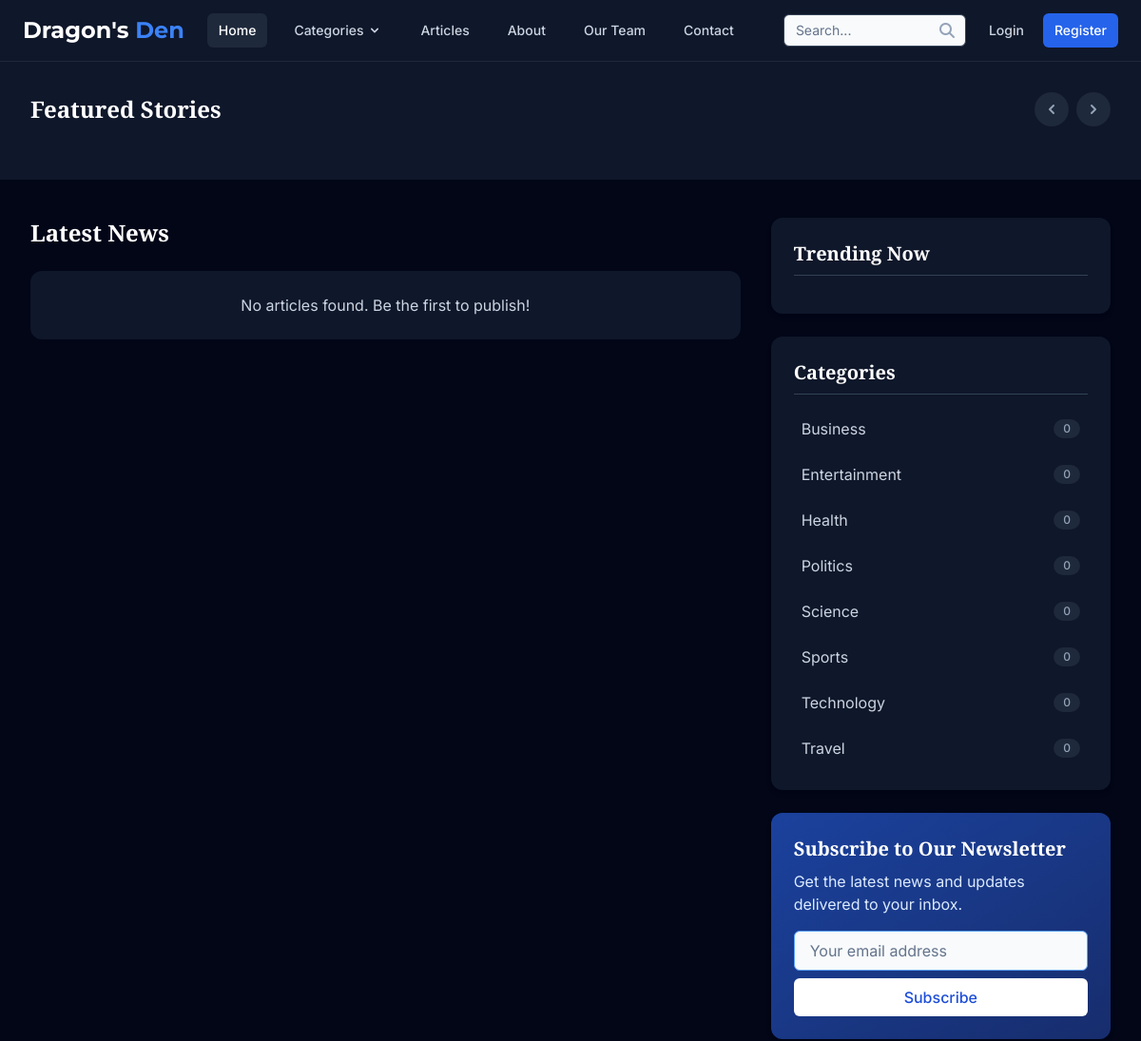
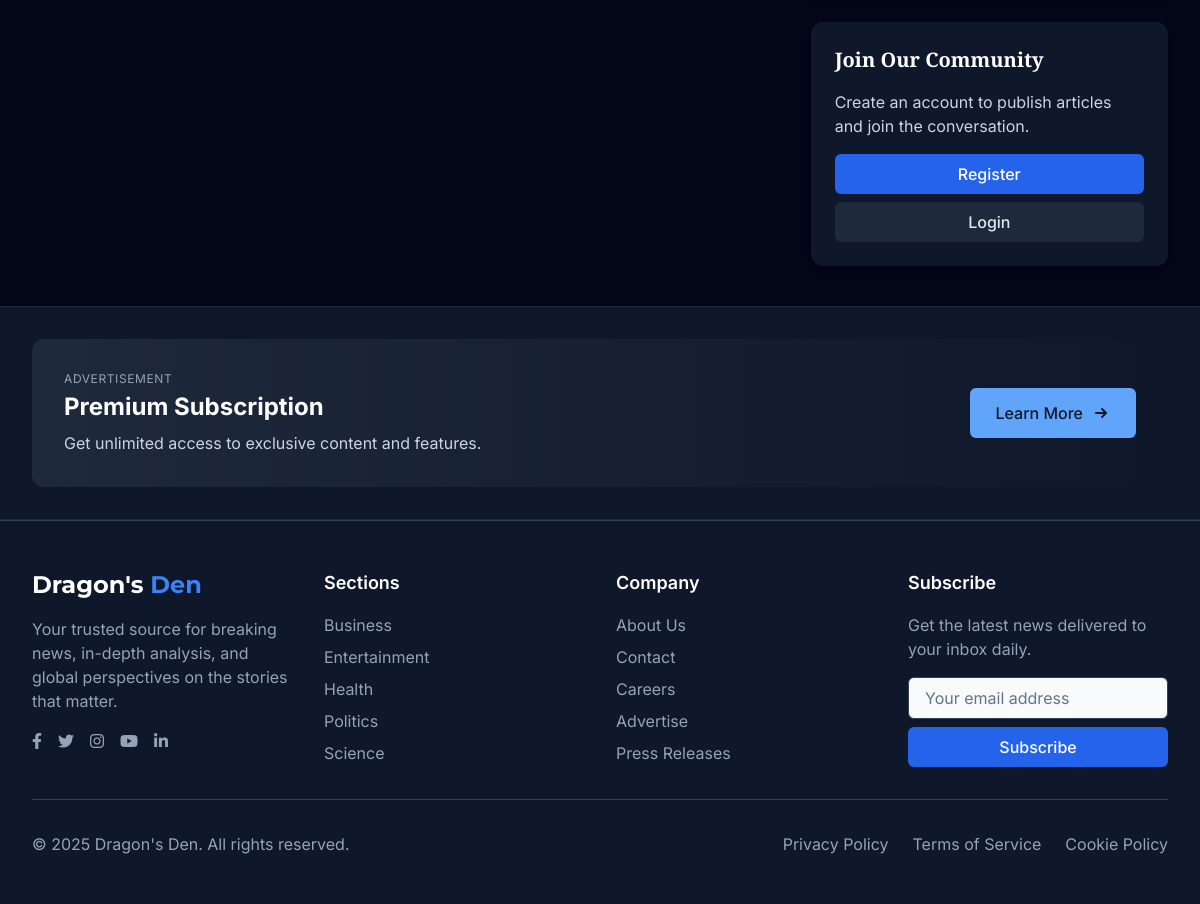
The page / on the database its author committed (2 pictures, top to bottom).
### tables this page shows
CREATE TABLE IF NOT EXISTS categories (
    id INT AUTO_INCREMENT PRIMARY KEY,
    name VARCHAR(50) NOT NULL UNIQUE,
    slug VARCHAR(50) NOT NULL UNIQUE,
    description TEXT,
    created_at DATETIME NOT NULL,
    updated_at DATETIME
);

### index.php (the view, shortened to what the rows shown need)
<?php
require_once 'includes/db.php';
$stmt = $pdo->prepare("SELECT * FROM categories ORDER BY name");
$stmt->execute();
$categories = $stmt->fetchAll();
?>
<?php include 'includes/header.php'; ?>
<main class="flex-grow">
    <section class="bg-dark-900 py-8">
        <div class="max-w-7xl mx-auto px-4 sm:px-6 lg:px-8">
            <div class="flex items-center justify-between mb-6">
                <h2 class="text-2xl font-serif font-bold text-white">Featured Stories</h2>
            </div>
        </div>
    </section>
    <section class="py-10 bg-dark-950">
        <div class="max-w-7xl mx-auto px-4 sm:px-6 lg:px-8">
            <div class="grid grid-cols-1 lg:grid-cols-3 gap-8">
                <div class="lg:col-span-2">
                    <div class="flex items-center justify-between mb-6">
                        <h2 class="text-2xl font-serif font-bold text-white">Latest News</h2>
                    </div>
                </div>
                <div class="lg:col-span-1">
                    <div class="bg-dark-900 rounded-xl shadow-md p-6 mb-6">
                        <ul class="space-y-2">
                            <?php foreach($categories as $category): ?>
                                <li>
                                    <a href="category.php?id=<?= $category['id'] ?>" class="flex items-center justify-between p-2 rounded-lg hover:bg-dark-800 transition-colors group">
                                        <span class="text-dark-300 group-hover:text-white transition-colors"><?= htmlspecialchars($category['name']) ?></span>
                                        <?php
                                        $stmt = $pdo->prepare("SELECT COUNT(*) as count FROM articles WHERE category_id = ?");
                                        $stmt->execute([$category['id']]);
                                        $count = $stmt->fetch()['count'];
                                        ?>
                                        <span class="bg-dark-800 group-hover:bg-dark-700 text-dark-400 group-hover:text-dark-200 text-xs font-medium px-2.5 py-0.5 rounded-full transition-colors">
                                            <?= $count ?>
                                        </span>
                                    </a>
                                </li>
                            <?php endforeach; ?>
                        </ul>
                    </div>
                </div>
            </div>
        </div>
    </section>
</main>
<?php include 'includes/footer.php'; ?>

### includes/footer.php (shortened to what the rows shown need)
<footer class="bg-dark-900 text-dark-300 mt-auto border-t border-dark-700">
        <div class="max-w-7xl mx-auto px-4 sm:px-6 lg:px-8 py-12">
            <div class="grid grid-cols-1 md:grid-cols-2 lg:grid-cols-4 gap-8">
                <div>
                    <ul class="space-y-2">
                        <?php
                        $stmt = $pdo->prepare("SELECT * FROM categories ORDER BY name LIMIT 5");
                        $stmt->execute();
                        $footer_categories = $stmt->fetchAll();
                        foreach($footer_categories as $category):
                        ?>
                        <li>
                            <a href="category.php?id=<?= $category['id'] ?>" class="text-dark-400 hover:text-white transition-colors">
                                <?= htmlspecialchars($category['name']) ?>
                            </a>
                        </li>
                        <?php endforeach; ?>
                    </ul>
                </div>
            </div>
        </div>
    </footer>
</body>
</html>

### rows shown on the page
categories: name "Business", count "0"
categories: name "Entertainment", count "0"
categories: name "Health", count "0"
categories: name "Politics", count "0"
categories: name "Science", count "0"
categories: name "Sports", count "0"
categories: name "Technology", count "0"
categories: name "Travel", count "0"
